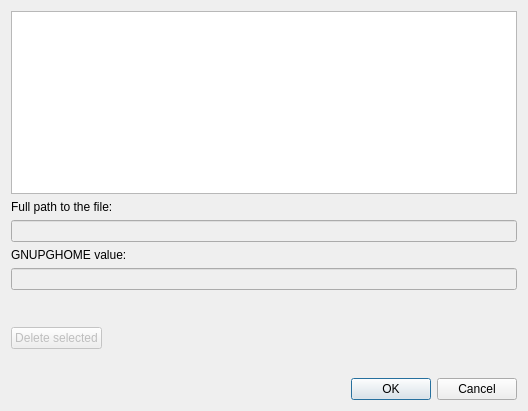
<?xml version="1.0" encoding="UTF-8"?>
<ui version="4.0">
 <class>ManageHistoryDialog</class>
 <widget class="QDialog" name="ManageHistoryDialog">
  <property name="geometry">
   <rect>
    <x>0</x>
    <y>0</y>
    <width>528</width>
    <height>411</height>
   </rect>
  </property>
  <property name="windowTitle">
   <string>Manage history</string>
  </property>
  <layout class="QVBoxLayout" name="verticalLayout_3">
   <item>
    <layout class="QVBoxLayout" name="verticalLayout_4">
     <item>
      <layout class="QVBoxLayout" name="verticalLayout_2">
       <item>
        <layout class="QVBoxLayout" name="verticalLayout">
         <item>
          <widget class="QListWidget" name="itemsListWidget">
           <property name="movement">
            <enum>QListView::Free</enum>
           </property>
          </widget>
         </item>
         <item>
          <widget class="QLabel" name="label">
           <property name="text">
            <string>Full path to the file:</string>
           </property>
          </widget>
         </item>
         <item>
          <widget class="QLineEdit" name="filepathLineEdit">
           <property name="enabled">
            <bool>false</bool>
           </property>
          </widget>
         </item>
         <item>
          <widget class="QLabel" name="label_2">
           <property name="text">
            <string>GNUPGHOME value:</string>
           </property>
          </widget>
         </item>
         <item>
          <widget class="QLineEdit" name="gnupghomeLineEdit">
           <property name="enabled">
            <bool>false</bool>
           </property>
          </widget>
         </item>
         <item>
          <spacer name="verticalSpacer">
           <property name="orientation">
            <enum>Qt::Vertical</enum>
           </property>
           <property name="sizeHint" stdset="0">
            <size>
             <width>20</width>
             <height>40</height>
            </size>
           </property>
          </spacer>
         </item>
        </layout>
       </item>
       <item>
        <layout class="QHBoxLayout" name="horizontalLayout">
         <item>
          <widget class="QPushButton" name="deleteItemButton">
           <property name="enabled">
            <bool>false</bool>
           </property>
           <property name="text">
            <string>Delete selected</string>
           </property>
          </widget>
         </item>
         <item>
          <spacer name="horizontalSpacer">
           <property name="orientation">
            <enum>Qt::Horizontal</enum>
           </property>
           <property name="sizeHint" stdset="0">
            <size>
             <width>40</width>
             <height>20</height>
            </size>
           </property>
          </spacer>
         </item>
        </layout>
       </item>
       <item>
        <spacer name="verticalSpacer_2">
         <property name="orientation">
          <enum>Qt::Vertical</enum>
         </property>
         <property name="sizeHint" stdset="0">
          <size>
           <width>20</width>
           <height>40</height>
          </size>
         </property>
        </spacer>
       </item>
      </layout>
     </item>
    </layout>
   </item>
   <item>
    <widget class="QDialogButtonBox" name="buttonBox">
     <property name="orientation">
      <enum>Qt::Horizontal</enum>
     </property>
     <property name="standardButtons">
      <set>QDialogButtonBox::Cancel|QDialogButtonBox::Ok</set>
     </property>
    </widget>
   </item>
  </layout>
 </widget>
 <resources/>
 <connections>
  <connection>
   <sender>buttonBox</sender>
   <signal>accepted()</signal>
   <receiver>ManageHistoryDialog</receiver>
   <slot>accept()</slot>
   <hints>
    <hint type="sourcelabel">
     <x>248</x>
     <y>254</y>
    </hint>
    <hint type="destinationlabel">
     <x>157</x>
     <y>274</y>
    </hint>
   </hints>
  </connection>
  <connection>
   <sender>buttonBox</sender>
   <signal>rejected()</signal>
   <receiver>ManageHistoryDialog</receiver>
   <slot>reject()</slot>
   <hints>
    <hint type="sourcelabel">
     <x>316</x>
     <y>260</y>
    </hint>
    <hint type="destinationlabel">
     <x>286</x>
     <y>274</y>
    </hint>
   </hints>
  </connection>
 </connections>
</ui>
